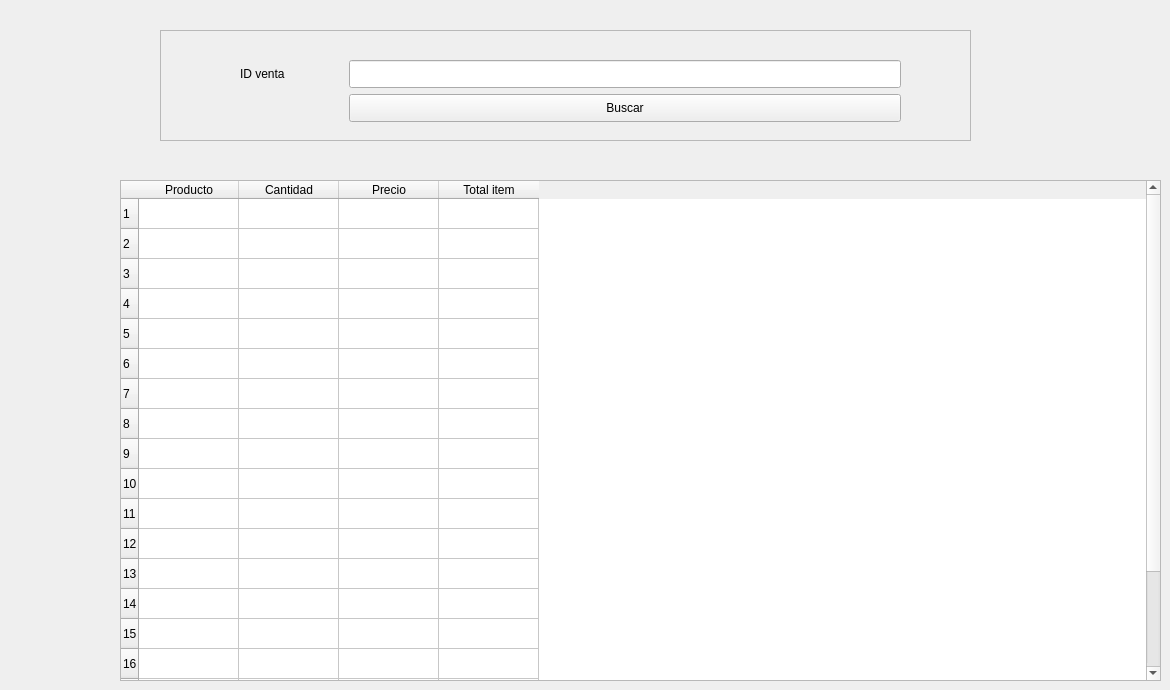
      <widget class="QWidget" name="tab">
       <attribute name="title">
        <string>Detalle de venta</string>
       </attribute>
       <widget class="QFrame" name="frame_buscar_venta_4">
        <property name="geometry">
         <rect>
          <x>160</x>
          <y>30</y>
          <width>811</width>
          <height>111</height>
         </rect>
        </property>
        <property name="frameShape">
         <enum>QFrame::StyledPanel</enum>
        </property>
        <property name="frameShadow">
         <enum>QFrame::Raised</enum>
        </property>
        <widget class="QPushButton" name="btn_buscar_detalle_de_venta">
         <property name="geometry">
          <rect>
           <x>189</x>
           <y>64</y>
           <width>552</width>
           <height>28</height>
          </rect>
         </property>
         <property name="text">
          <string>Buscar</string>
         </property>
        </widget>
        <widget class="QLineEdit" name="lineEdit_id_buscar_venta">
         <property name="geometry">
          <rect>
           <x>189</x>
           <y>30</y>
           <width>552</width>
           <height>28</height>
          </rect>
         </property>
        </widget>
        <widget class="QLabel" name="label_id_venta">
         <property name="geometry">
          <rect>
           <x>80</x>
           <y>30</y>
           <width>72</width>
           <height>28</height>
          </rect>
         </property>
         <property name="text">
          <string>ID venta</string>
         </property>
        </widget>
       </widget>
       <widget class="QTableWidget" name="tableLista_detalle_venta_3">
        <property name="enabled">
         <bool>true</bool>
        </property>
        <property name="geometry">
         <rect>
          <x>120</x>
          <y>180</y>
          <width>1041</width>
          <height>501</height>
         </rect>
        </property>
        <property name="acceptDrops">
         <bool>false</bool>
        </property>
        <property name="frameShape">
         <enum>QFrame::StyledPanel</enum>
        </property>
        <property name="frameShadow">
         <enum>QFrame::Sunken</enum>
        </property>
        <property name="lineWidth">
         <number>1</number>
        </property>
        <property name="midLineWidth">
         <number>0</number>
        </property>
        <property name="verticalScrollBarPolicy">
         <enum>Qt::ScrollBarAsNeeded</enum>
        </property>
        <property name="showGrid">
         <bool>true</bool>
        </property>
        <property name="sortingEnabled">
         <bool>false</bool>
        </property>
        <property name="wordWrap">
         <bool>true</bool>
        </property>
        <property name="cornerButtonEnabled">
         <bool>true</bool>
        </property>
        <property name="rowCount">
         <number>20</number>
        </property>
        <property name="columnCount">
         <number>4</number>
        </property>
        <attribute name="horizontalHeaderCascadingSectionResizes">
         <bool>false</bool>
        </attribute>
        <row/>
        <row/>
        <row/>
        <row/>
        <row/>
        <row/>
        <row/>
        <row/>
        <row/>
        <row/>
        <row/>
        <row/>
        <row/>
        <row/>
        <row/>
        <row/>
        <row/>
        <row/>
        <row/>
        <row/>
        <column>
         <property name="text">
          <string>Producto</string>
         </property>
        </column>
        <column>
         <property name="text">
          <string>Cantidad</string>
         </property>
        </column>
        <column>
         <property name="text">
          <string>Precio</string>
         </property>
        </column>
        <column>
         <property name="text">
          <string>Total item</string>
         </property>
        </column>
       </widget>
      </widget>
